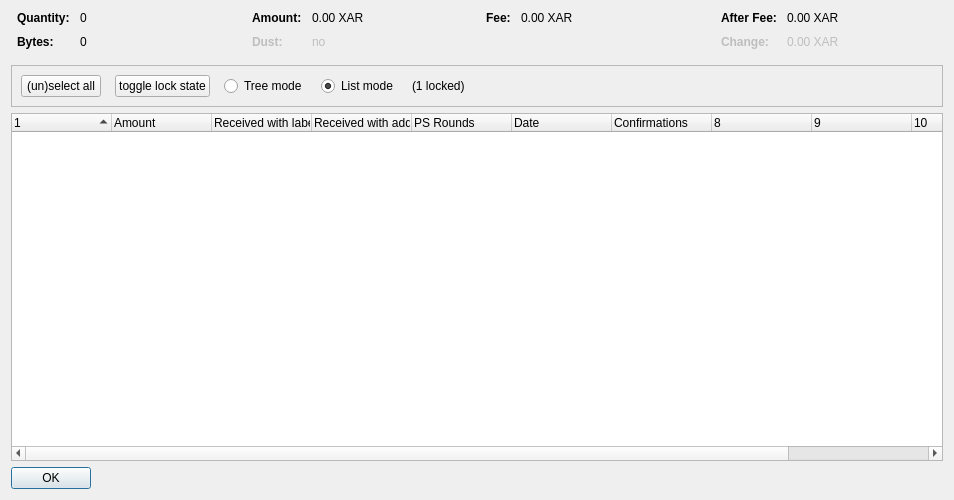
<?xml version="1.0" encoding="UTF-8"?>
<ui version="4.0">
 <class>CoinControlDialog</class>
 <widget class="QDialog" name="CoinControlDialog">
  <property name="geometry">
   <rect>
    <x>0</x>
    <y>0</y>
    <width>954</width>
    <height>500</height>
   </rect>
  </property>
  <property name="windowTitle">
   <string>Coin Selection</string>
  </property>
  <layout class="QVBoxLayout" name="verticalLayout">
   <item>
    <layout class="QHBoxLayout" name="horizontalLayoutTop" stretch="0,0,0,0">
     <property name="topMargin">
      <number>0</number>
     </property>
     <property name="bottomMargin">
      <number>10</number>
     </property>
     <item>
      <layout class="QFormLayout" name="formLayoutCoinControl1">
       <property name="horizontalSpacing">
        <number>10</number>
       </property>
       <property name="verticalSpacing">
        <number>10</number>
       </property>
       <property name="leftMargin">
        <number>6</number>
       </property>
       <property name="rightMargin">
        <number>6</number>
       </property>
       <item row="0" column="0">
        <widget class="QLabel" name="labelCoinControlQuantityText">
         <property name="font">
          <font>
           <weight>75</weight>
           <bold>true</bold>
          </font>
         </property>
         <property name="text">
          <string>Quantity:</string>
         </property>
        </widget>
       </item>
       <item row="0" column="1">
        <widget class="QLabel" name="labelCoinControlQuantity">
         <property name="cursor">
          <cursorShape>IBeamCursor</cursorShape>
         </property>
         <property name="contextMenuPolicy">
          <enum>Qt::ActionsContextMenu</enum>
         </property>
         <property name="text">
          <string notr="true">0</string>
         </property>
         <property name="textInteractionFlags">
          <set>Qt::LinksAccessibleByMouse|Qt::TextSelectableByKeyboard|Qt::TextSelectableByMouse</set>
         </property>
        </widget>
       </item>
       <item row="1" column="0">
        <widget class="QLabel" name="labelCoinControlBytesText">
         <property name="font">
          <font>
           <weight>75</weight>
           <bold>true</bold>
          </font>
         </property>
         <property name="text">
          <string>Bytes:</string>
         </property>
        </widget>
       </item>
       <item row="1" column="1">
        <widget class="QLabel" name="labelCoinControlBytes">
         <property name="cursor">
          <cursorShape>IBeamCursor</cursorShape>
         </property>
         <property name="contextMenuPolicy">
          <enum>Qt::ActionsContextMenu</enum>
         </property>
         <property name="text">
          <string notr="true">0</string>
         </property>
         <property name="textInteractionFlags">
          <set>Qt::LinksAccessibleByMouse|Qt::TextSelectableByKeyboard|Qt::TextSelectableByMouse</set>
         </property>
        </widget>
       </item>
      </layout>
     </item>
     <item>
      <layout class="QFormLayout" name="formLayoutCoinControl2">
       <property name="horizontalSpacing">
        <number>10</number>
       </property>
       <property name="verticalSpacing">
        <number>10</number>
       </property>
       <property name="leftMargin">
        <number>6</number>
       </property>
       <property name="rightMargin">
        <number>6</number>
       </property>
       <item row="0" column="0">
        <widget class="QLabel" name="labelCoinControlAmountText">
         <property name="font">
          <font>
           <weight>75</weight>
           <bold>true</bold>
          </font>
         </property>
         <property name="text">
          <string>Amount:</string>
         </property>
        </widget>
       </item>
       <item row="0" column="1">
        <widget class="QLabel" name="labelCoinControlAmount">
         <property name="cursor">
          <cursorShape>IBeamCursor</cursorShape>
         </property>
         <property name="contextMenuPolicy">
          <enum>Qt::ActionsContextMenu</enum>
         </property>
         <property name="text">
          <string notr="true">0.00 XAR</string>
         </property>
         <property name="textInteractionFlags">
          <set>Qt::LinksAccessibleByMouse|Qt::TextSelectableByKeyboard|Qt::TextSelectableByMouse</set>
         </property>
        </widget>
       </item>
       <item row="1" column="0">
        <widget class="QLabel" name="labelCoinControlLowOutputText">
         <property name="enabled">
          <bool>false</bool>
         </property>
         <property name="font">
          <font>
           <weight>75</weight>
           <bold>true</bold>
          </font>
         </property>
         <property name="text">
          <string>Dust:</string>
         </property>
        </widget>
       </item>
       <item row="1" column="1">
        <widget class="QLabel" name="labelCoinControlLowOutput">
         <property name="enabled">
          <bool>false</bool>
         </property>
         <property name="cursor">
          <cursorShape>IBeamCursor</cursorShape>
         </property>
         <property name="contextMenuPolicy">
          <enum>Qt::ActionsContextMenu</enum>
         </property>
         <property name="text">
          <string notr="true">no</string>
         </property>
         <property name="textInteractionFlags">
          <set>Qt::LinksAccessibleByMouse|Qt::TextSelectableByKeyboard|Qt::TextSelectableByMouse</set>
         </property>
        </widget>
       </item>
      </layout>
     </item>
     <item>
      <layout class="QFormLayout" name="formLayoutCoinControl3">
       <property name="horizontalSpacing">
        <number>10</number>
       </property>
       <property name="verticalSpacing">
        <number>10</number>
       </property>
       <property name="leftMargin">
        <number>6</number>
       </property>
       <property name="rightMargin">
        <number>6</number>
       </property>
       <item row="0" column="0">
        <widget class="QLabel" name="labelCoinControlFeeText">
         <property name="font">
          <font>
           <weight>75</weight>
           <bold>true</bold>
          </font>
         </property>
         <property name="text">
          <string>Fee:</string>
         </property>
        </widget>
       </item>
       <item row="0" column="1">
        <widget class="QLabel" name="labelCoinControlFee">
         <property name="cursor">
          <cursorShape>IBeamCursor</cursorShape>
         </property>
         <property name="contextMenuPolicy">
          <enum>Qt::ActionsContextMenu</enum>
         </property>
         <property name="text">
          <string notr="true">0.00 XAR</string>
         </property>
         <property name="textInteractionFlags">
          <set>Qt::LinksAccessibleByMouse|Qt::TextSelectableByKeyboard|Qt::TextSelectableByMouse</set>
         </property>
        </widget>
       </item>
      </layout>
     </item>
     <item>
      <layout class="QFormLayout" name="formLayoutCoinControl4">
       <property name="horizontalSpacing">
        <number>10</number>
       </property>
       <property name="verticalSpacing">
        <number>10</number>
       </property>
       <property name="leftMargin">
        <number>6</number>
       </property>
       <property name="rightMargin">
        <number>6</number>
       </property>
       <item row="0" column="0">
        <widget class="QLabel" name="labelCoinControlAfterFeeText">
         <property name="font">
          <font>
           <weight>75</weight>
           <bold>true</bold>
          </font>
         </property>
         <property name="text">
          <string>After Fee:</string>
         </property>
        </widget>
       </item>
       <item row="0" column="1">
        <widget class="QLabel" name="labelCoinControlAfterFee">
         <property name="cursor">
          <cursorShape>IBeamCursor</cursorShape>
         </property>
         <property name="contextMenuPolicy">
          <enum>Qt::ActionsContextMenu</enum>
         </property>
         <property name="text">
          <string notr="true">0.00 XAR</string>
         </property>
         <property name="textInteractionFlags">
          <set>Qt::LinksAccessibleByMouse|Qt::TextSelectableByKeyboard|Qt::TextSelectableByMouse</set>
         </property>
        </widget>
       </item>
       <item row="1" column="0">
        <widget class="QLabel" name="labelCoinControlChangeText">
         <property name="enabled">
          <bool>false</bool>
         </property>
         <property name="font">
          <font>
           <weight>75</weight>
           <bold>true</bold>
          </font>
         </property>
         <property name="text">
          <string>Change:</string>
         </property>
        </widget>
       </item>
       <item row="1" column="1">
        <widget class="QLabel" name="labelCoinControlChange">
         <property name="enabled">
          <bool>false</bool>
         </property>
         <property name="cursor">
          <cursorShape>IBeamCursor</cursorShape>
         </property>
         <property name="contextMenuPolicy">
          <enum>Qt::ActionsContextMenu</enum>
         </property>
         <property name="text">
          <string notr="true">0.00 XAR</string>
         </property>
         <property name="textInteractionFlags">
          <set>Qt::LinksAccessibleByMouse|Qt::TextSelectableByKeyboard|Qt::TextSelectableByMouse</set>
         </property>
        </widget>
       </item>
      </layout>
     </item>
    </layout>
   </item>
   <item>
    <widget class="QFrame" name="frame">
     <property name="minimumSize">
      <size>
       <width>0</width>
       <height>40</height>
      </size>
     </property>
     <property name="frameShape">
      <enum>QFrame::StyledPanel</enum>
     </property>
     <property name="frameShadow">
      <enum>QFrame::Sunken</enum>
     </property>
     <layout class="QHBoxLayout" name="horizontalLayout">
      <item>
       <layout class="QHBoxLayout" name="horizontalLayoutPanel" stretch="0,0,0,0,0,0">
        <property name="spacing">
         <number>14</number>
        </property>
        <item>
         <widget class="QPushButton" name="pushButtonSelectAll">
          <property name="sizePolicy">
           <sizepolicy hsizetype="Maximum" vsizetype="Fixed">
            <horstretch>0</horstretch>
            <verstretch>0</verstretch>
           </sizepolicy>
          </property>
          <property name="text">
           <string>(un)select all</string>
          </property>
          <property name="autoDefault">
           <bool>false</bool>
          </property>
         </widget>
        </item>
        <item>
         <widget class="QPushButton" name="pushButtonToggleLock">
          <property name="sizePolicy">
           <sizepolicy hsizetype="Maximum" vsizetype="Fixed">
            <horstretch>0</horstretch>
            <verstretch>0</verstretch>
           </sizepolicy>
          </property>
          <property name="text">
           <string>toggle lock state</string>
          </property>
          <property name="autoDefault">
           <bool>false</bool>
          </property>
         </widget>
        </item>
        <item>
         <widget class="QRadioButton" name="radioTreeMode">
          <property name="sizePolicy">
           <sizepolicy hsizetype="Maximum" vsizetype="Fixed">
            <horstretch>0</horstretch>
            <verstretch>0</verstretch>
           </sizepolicy>
          </property>
          <property name="text">
           <string>Tree mode</string>
          </property>
         </widget>
        </item>
        <item>
         <widget class="QRadioButton" name="radioListMode">
          <property name="sizePolicy">
           <sizepolicy hsizetype="Maximum" vsizetype="Fixed">
            <horstretch>0</horstretch>
            <verstretch>0</verstretch>
           </sizepolicy>
          </property>
          <property name="text">
           <string>List mode</string>
          </property>
          <property name="checked">
           <bool>true</bool>
          </property>
         </widget>
        </item>
        <item>
         <widget class="QLabel" name="labelLocked">
          <property name="text">
           <string>(1 locked)</string>
          </property>
         </widget>
        </item>
        <item>
         <spacer name="horizontalSpacer">
          <property name="orientation">
           <enum>Qt::Horizontal</enum>
          </property>
          <property name="sizeHint" stdset="0">
           <size>
            <width>40</width>
            <height>20</height>
           </size>
          </property>
         </spacer>
        </item>
       </layout>
      </item>
     </layout>
    </widget>
   </item>
   <item>
    <widget class="CoinControlTreeWidget" name="treeWidget">
     <property name="contextMenuPolicy">
      <enum>Qt::CustomContextMenu</enum>
     </property>
     <property name="sortingEnabled">
      <bool>false</bool>
     </property>
     <property name="columnCount">
      <number>11</number>
     </property>
     <attribute name="headerShowSortIndicator" stdset="0">
      <bool>true</bool>
     </attribute>
     <attribute name="headerStretchLastSection">
      <bool>false</bool>
     </attribute>
     <column>
      <property name="text">
       <string/>
      </property>
     </column>
     <column>
      <property name="text">
       <string>Amount</string>
      </property>
     </column>
     <column>
      <property name="text">
       <string>Received with label</string>
      </property>
     </column>
     <column>
      <property name="text">
       <string>Received with address</string>
      </property>
     </column>
     <column>
      <property name="text">
       <string>PS Rounds</string>
      </property>
     </column>
     <column>
      <property name="text">
       <string>Date</string>
      </property>
     </column>
     <column>
      <property name="text">
       <string>Confirmations</string>
      </property>
      <property name="toolTip">
       <string>Confirmed</string>
      </property>
     </column>
     <column>
      <property name="text">
       <string/>
      </property>
     </column>
     <column>
      <property name="text">
       <string/>
      </property>
     </column>
     <column>
      <property name="text">
       <string/>
      </property>
     </column>
     <column>
      <property name="text">
       <string/>
      </property>
     </column>
    </widget>
   </item>
   <item>
    <widget class="QDialogButtonBox" name="buttonBox">
     <property name="sizePolicy">
      <sizepolicy hsizetype="Maximum" vsizetype="Fixed">
       <horstretch>0</horstretch>
       <verstretch>0</verstretch>
      </sizepolicy>
     </property>
     <property name="orientation">
      <enum>Qt::Horizontal</enum>
     </property>
     <property name="standardButtons">
      <set>QDialogButtonBox::Ok</set>
     </property>
    </widget>
   </item>
  </layout>
 </widget>
 <customwidgets>
  <customwidget>
   <class>CoinControlTreeWidget</class>
   <extends>QTreeWidget</extends>
   <header>coincontroltreewidget.h</header>
  </customwidget>
 </customwidgets>
 <resources/>
 <connections/>
</ui>
